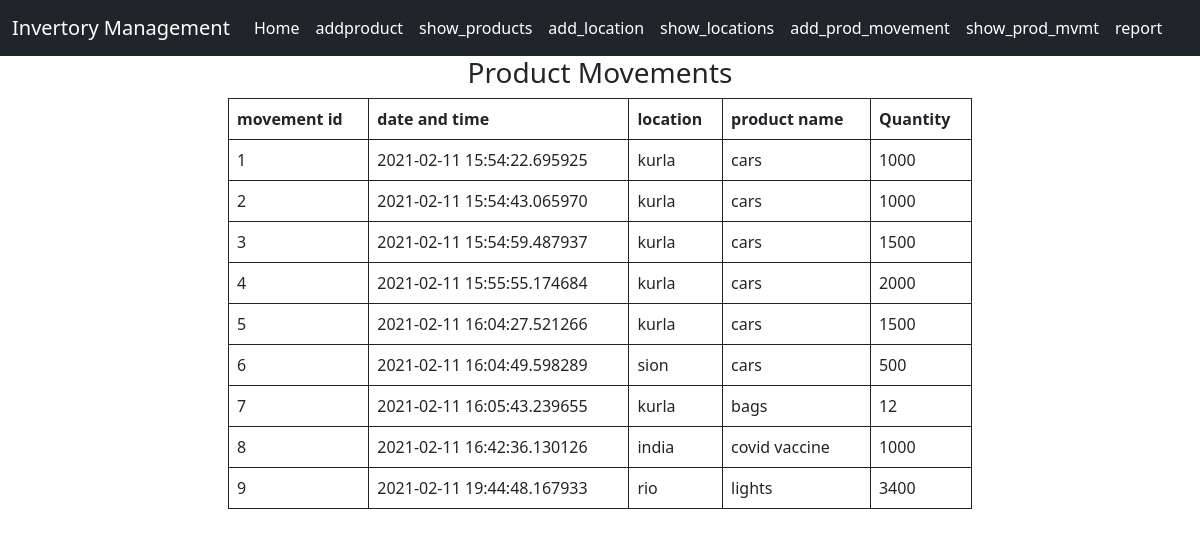
Page /showprodmvmt on the committed database.
### app.py (models this page shows, shortened)
class Product_Movement(db.Model):
    movement_id=db.Column(db.Integer,primary_key=True)
    timestamp=db.Column(db.DateTime, default=datetime.utcnow)
    loc=db.Column(db.String(70))
    prod_id=db.Column(db.Integer,db.ForeignKey('product.id'))
    qty=db.Column(db.Integer)

class Product(db.Model):
    id =db.Column(db.Integer,primary_key=True)
    prod_name=db.Column(db.String(70),unique=True)
    prod_qty=db.Column(db.Integer)

### app.py (the view)
@app.route('/showprodmvmt')
def show_prd_mvmt():
    prod_mvmt=Product_Movement.query.all()
    product_name={}
    name=[key.prod_id for key in prod_mvmt ]
    for n in name:
        x=Product.query.filter_by(id=n).first()
        if x:
            product_name[n]=x.prod_name
    return render_template('showprdmvmt.html',products_name=product_name,product_mvmt=prod_mvmt)

### templates/showprdmvmt.html
{% extends "base.html" %}
{% block content %}
    <div class="show_prod_movmt" align="center">
        <div class="container">
            <h3>Product Movements</h3>
                <div class="col-8">
                    <table class="table table-bordered border-dark border-2 rounded-1">
                          <thead class="thead-dark">
                            <tr>
                                <th>movement id</th>
                                <th>date and time </th>
                                <th>location</th>
                                <th>product name</th>
                                <th> Quantity</th>
                            </tr>
                          </thead>
                    <tbody>
                        {% for prd in product_mvmt %}
                        <tr>
                            <td>{{ prd.movement_id }}</td>
                            <td>{{ prd.timestamp }}</td>
                            <td>{{ prd.loc}}</td>
                            <td>{{ products_name[prd.prod_id] }}</td>
                            <td>{{ prd.qty }}</td>
                        </tr>
                        {% endfor %}
                    </tbody>
                    </table>
                </div>
        </div>
    </div>
{% endblock %}

### rows in the picture
Product_Movement: movement_id "1", timestamp "2021-02-11 15:54:22.695925", loc "kurla", qty "1000"
Product: prod_name "cars"
Product_Movement: movement_id "2", timestamp "2021-02-11 15:54:43.065970", loc "kurla", qty "1000"
Product_Movement: movement_id "3", timestamp "2021-02-11 15:54:59.487937", loc "kurla", qty "1500"
Product_Movement: movement_id "4", timestamp "2021-02-11 15:55:55.174684", loc "kurla", qty "2000"
Product_Movement: movement_id "5", timestamp "2021-02-11 16:04:27.521266", loc "kurla", qty "1500"
Product_Movement: movement_id "6", timestamp "2021-02-11 16:04:49.598289", loc "sion", qty "500"
Product_Movement: movement_id "7", timestamp "2021-02-11 16:05:43.239655", loc "kurla", qty "12"
Product: prod_name "bags"
Product_Movement: movement_id "8", timestamp "2021-02-11 16:42:36.130126", loc "india", qty "1000"
Product: prod_name "covid vaccine"
Product_Movement: movement_id "9", timestamp "2021-02-11 19:44:48.167933", loc "rio", qty "3400"
Product: prod_name "lights"
